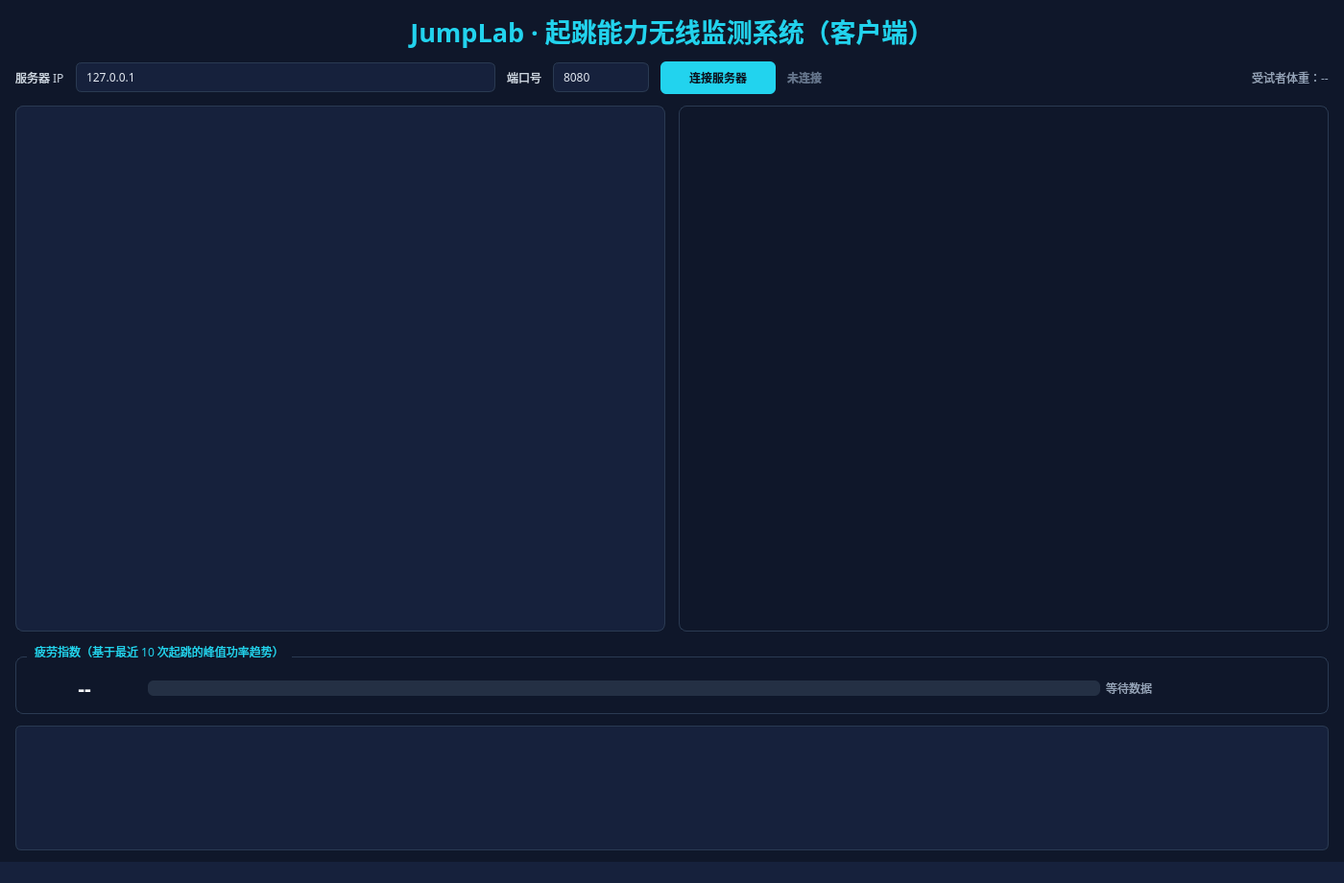
<?xml version="1.0" encoding="UTF-8"?>
<ui version="4.0">
 <class>monitorClientMainWindow</class>
 <widget class="QMainWindow" name="monitorClientMainWindow">
  <property name="geometry">
   <rect>
    <x>0</x>
    <y>0</y>
    <width>1400</width>
    <height>920</height>
   </rect>
  </property>
  <property name="font">
   <font>
    <family>Microsoft YaHei</family>
    <pointsize>9</pointsize>
   </font>
  </property>
  <property name="windowTitle">
   <string>JumpLab 起跳能力监测系统 - 客户端</string>
  </property>
  <widget class="QWidget" name="centralwidget">
   <property name="styleSheet">
    <string notr="true">background:#0F172A;</string>
   </property>
   <layout class="QVBoxLayout" name="mainLayout">
    <property name="spacing">
     <number>12</number>
    </property>
    <property name="leftMargin">
     <number>16</number>
    </property>
    <property name="topMargin">
     <number>12</number>
    </property>
    <property name="rightMargin">
     <number>16</number>
    </property>
    <property name="bottomMargin">
     <number>12</number>
    </property>
    <item>
     <widget class="QLabel" name="titleLabel">
      <property name="font">
       <font>
        <family>Microsoft YaHei</family>
        <pointsize>20</pointsize>
        <weight>75</weight>
        <bold>true</bold>
       </font>
      </property>
      <property name="styleSheet">
       <string notr="true">color:#22D3EE;</string>
      </property>
      <property name="text">
       <string>JumpLab · 起跳能力无线监测系统（客户端）</string>
      </property>
      <property name="alignment">
       <set>Qt::AlignCenter</set>
      </property>
     </widget>
    </item>
    <item>
     <layout class="QHBoxLayout" name="connLayout">
      <item>
       <widget class="QLabel" name="label">
        <property name="styleSheet">
         <string notr="true">color:#CBD5E1;</string>
        </property>
        <property name="text">
         <string>服务器 IP</string>
        </property>
       </widget>
      </item>
      <item>
       <widget class="QLineEdit" name="iplineEdit">
        <property name="styleSheet">
         <string notr="true">QLineEdit{background:#16213C;color:#E2E8F0;border:1px solid #2A3A52;border-radius:6px;padding:5px 8px;}
QLineEdit:focus{border:1px solid #22D3EE;}</string>
        </property>
        <property name="text">
         <string>127.0.0.1</string>
        </property>
        <property name="minimumSize">
         <size>
          <width>150</width>
          <height>0</height>
         </size>
        </property>
       </widget>
      </item>
      <item>
       <widget class="QLabel" name="label_2">
        <property name="styleSheet">
         <string notr="true">color:#CBD5E1;</string>
        </property>
        <property name="text">
         <string>端口号</string>
        </property>
       </widget>
      </item>
      <item>
       <widget class="QLineEdit" name="portlineEdit">
        <property name="styleSheet">
         <string notr="true">QLineEdit{background:#16213C;color:#E2E8F0;border:1px solid #2A3A52;border-radius:6px;padding:5px 8px;}
QLineEdit:focus{border:1px solid #22D3EE;}</string>
        </property>
        <property name="text">
         <string>8080</string>
        </property>
        <property name="maximumSize">
         <size>
          <width>100</width>
          <height>16777215</height>
         </size>
        </property>
       </widget>
      </item>
      <item>
       <widget class="QPushButton" name="connectBtn">
        <property name="styleSheet">
         <string notr="true">QPushButton{background:#22D3EE;color:#0B1220;border:none;border-radius:6px;padding:6px 18px;font-weight:bold;}
QPushButton:hover{background:#67E8F9;}
QPushButton:pressed{background:#0E7490;}
QPushButton:disabled{background:#334155;color:#64748B;}</string>
        </property>
        <property name="text">
         <string>连接服务器</string>
        </property>
        <property name="minimumSize">
         <size>
          <width>120</width>
          <height>34</height>
         </size>
        </property>
       </widget>
      </item>
      <item>
       <widget class="QLabel" name="showlabel">
        <property name="styleSheet">
         <string notr="true">color:#64748B;font-weight:bold;</string>
        </property>
        <property name="text">
         <string>未连接</string>
        </property>
       </widget>
      </item>
      <item>
       <spacer name="connSpacer">
        <property name="orientation">
         <enum>Qt::Horizontal</enum>
        </property>
        <property name="sizeHint" stdset="0">
         <size>
          <width>40</width>
          <height>20</height>
         </size>
        </property>
       </spacer>
      </item>
      <item>
       <widget class="QLabel" name="weightLabel">
        <property name="styleSheet">
         <string notr="true">color:#94A3B8;</string>
        </property>
        <property name="text">
         <string>受试者体重：--</string>
        </property>
       </widget>
      </item>
     </layout>
    </item>
    <item>
     <layout class="QHBoxLayout" name="statsLayout"/>
    </item>
    <item>
     <layout class="QHBoxLayout" name="bodyLayout">
      <property name="spacing">
       <number>14</number>
      </property>
      <item>
       <widget class="QTableWidget" name="tableWidget">
        <property name="styleSheet">
         <string notr="true">QTableWidget{background:#16213C;alternate-background-color:#1A2438;color:#E2E8F0;gridline-color:#243349;border:1px solid #2A3A52;border-radius:8px;}
QTableWidget::item:selected{background:#0E7490;color:#F8FAFC;}
QHeaderView::section{background:#1B2637;color:#94A3B8;border:none;border-bottom:1px solid #2A3A52;padding:7px 4px;font-weight:bold;}
QScrollBar:vertical{background:#16213C;width:10px;border:none;}
QScrollBar::handle:vertical{background:#334155;border-radius:5px;min-height:24px;}
QScrollBar::add-line:vertical,QScrollBar::sub-line:vertical{height:0;}</string>
        </property>
        <property name="minimumSize">
         <size>
          <width>420</width>
          <height>0</height>
         </size>
        </property>
        <property name="selectionBehavior">
         <enum>QAbstractItemView::SelectRows</enum>
        </property>
        <property name="editTriggers">
         <set>QAbstractItemView::NoEditTriggers</set>
        </property>
        <property name="alternatingRowColors">
         <bool>true</bool>
        </property>
       </widget>
      </item>
      <item>
       <widget class="QChartView" name="chartView">
        <property name="styleSheet">
         <string notr="true">background:transparent;border:1px solid #2A3A52;border-radius:8px;</string>
        </property>
        <property name="minimumSize">
         <size>
          <width>560</width>
          <height>360</height>
         </size>
        </property>
       </widget>
      </item>
     </layout>
    </item>
    <item>
     <widget class="QGroupBox" name="fatigueGroup">
      <property name="styleSheet">
       <string notr="true">QGroupBox{color:#94A3B8;border:1px solid #2A3A52;border-radius:8px;margin-top:14px;padding-top:6px;}
QGroupBox::title{subcontrol-origin:margin;subcontrol-position:top left;left:12px;padding:0 6px;color:#22D3EE;}</string>
      </property>
      <property name="title">
       <string>疲劳指数（基于最近 10 次起跳的峰值功率趋势）</string>
      </property>
      <layout class="QHBoxLayout" name="fatigueLayout">
       <item>
        <widget class="QLabel" name="fatigueValueLabel">
         <property name="font">
          <font>
           <family>Microsoft YaHei</family>
           <pointsize>16</pointsize>
           <weight>75</weight>
           <bold>true</bold>
          </font>
         </property>
         <property name="styleSheet">
          <string notr="true">color:#F8FAFC;</string>
         </property>
         <property name="minimumSize">
          <size>
           <width>120</width>
           <height>0</height>
          </size>
         </property>
         <property name="text">
          <string>--</string>
         </property>
         <property name="alignment">
          <set>Qt::AlignCenter</set>
         </property>
        </widget>
       </item>
       <item>
        <widget class="QProgressBar" name="fatigueBar">
         <property name="styleSheet">
          <string notr="true">QProgressBar{border:none;background:#243044;border-radius:6px;height:14px;}
QProgressBar::chunk{background:#22C55E;border-radius:6px;}</string>
         </property>
         <property name="maximum">
          <number>100</number>
         </property>
         <property name="value">
          <number>0</number>
         </property>
         <property name="textVisible">
          <bool>false</bool>
         </property>
        </widget>
       </item>
       <item>
        <widget class="QLabel" name="fatigueTipLabel">
         <property name="styleSheet">
          <string notr="true">color:#94A3B8;</string>
         </property>
         <property name="minimumSize">
          <size>
           <width>220</width>
           <height>0</height>
          </size>
         </property>
         <property name="text">
          <string>等待数据</string>
         </property>
        </widget>
       </item>
      </layout>
     </widget>
    </item>
    <item>
     <widget class="QTextEdit" name="textEdit">
      <property name="styleSheet">
       <string notr="true">QTextEdit{background:#16213C;color:#E2E8F0;border:1px solid #2A3A52;border-radius:6px;padding:6px;}
QScrollBar:vertical{background:#16213C;width:10px;border:none;}
QScrollBar::handle:vertical{background:#334155;border-radius:5px;min-height:24px;}
QScrollBar::add-line:vertical,QScrollBar::sub-line:vertical{height:0;}</string>
      </property>
      <property name="maximumSize">
       <size>
        <width>16777215</width>
        <height>130</height>
       </size>
      </property>
      <property name="readOnly">
       <bool>true</bool>
      </property>
     </widget>
    </item>
   </layout>
  </widget>
  <widget class="QMenuBar" name="menubar">
   <property name="geometry">
    <rect>
     <x>0</x>
     <y>0</y>
     <width>1400</width>
     <height>21</height>
    </rect>
   </property>
   <property name="styleSheet">
    <string notr="true">background:#16213C;color:#CBD5E1;</string>
   </property>
  </widget>
  <widget class="QStatusBar" name="statusbar">
   <property name="styleSheet">
    <string notr="true">background:#16213C;color:#94A3B8;</string>
   </property>
  </widget>
 </widget>
 <customwidgets>
  <customwidget>
   <class>QChartView</class>
   <extends>QGraphicsView</extends>
   <header>qchartview.h</header>
  </customwidget>
 </customwidgets>
 <resources/>
 <connections/>
</ui>
